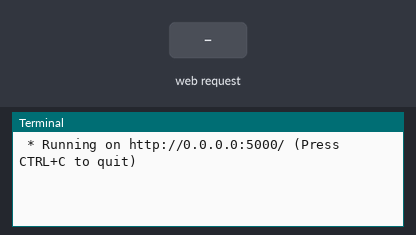
Bench run of a program on a simulated Raspberry Pi (BCM pin numbers). On the bench: the last lines printed to the terminal. The inputs (shaded band) are chosen by the test bench. Camera commands give no picture and take their timeout (5 s if none is given; 1 s for webcam tools); threads take turns every 2 ms; the clock reads 2024-03-15 10:24:30 at power-on unless the program sets it.

Above: at 1.2 s.
1.3 s: HTTP request for /download-latest-frame received
At 2.1 s:
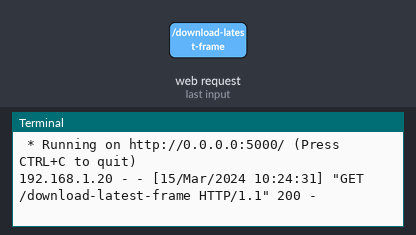
2.8 s: HTTP request for /start received
At 3.3 s:
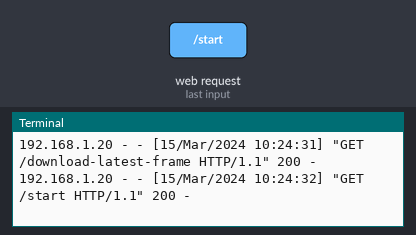
4.3 s: HTTP request for /stop received
At 5.5 s:
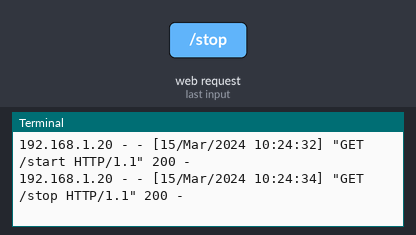
5.8 s: HTTP request for /save-frames/start received
At 8.0 s:
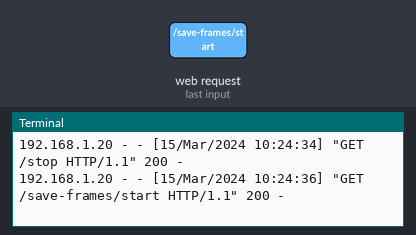
8.3 s: HTTP request for /save-frames/stop received
At 8.7 s:
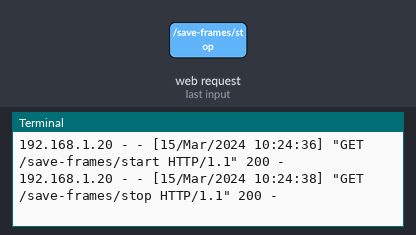
9.8 s: HTTP request for /download/1 received
At 11.2 s:
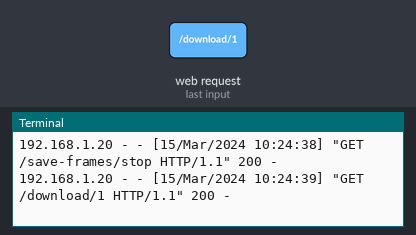

Measured:
- after the input at 1.3 s, the terminal: prints a new line at once (image 1)
- after the input at 2.8 s, the terminal: prints a new line at once (image 2)
- after the input at 4.3 s, the terminal: prints a new line at once (image 3)
- after the input at 5.8 s, the terminal: prints a new line after 1.0 s (image 4)
- after the input at 8.3 s, the terminal: prints a new line at once (image 5)
- after the input at 9.8 s, the terminal: prints a new line at once (image 6)

The program:

api.py
```python
import time
import subprocess
import threading
from flask import Flask, send_file, jsonify, render_template_string
from gpiozero import Button, LED
import glob
import os

app = Flask(__name__)

# Global variables
recording_process = None
frame_saving_process = None
is_recording = False
is_saving_frames = False
file_index = 1

# Paths for the video files in a rotating sequence (REC1.mp4 to REC4.mp4)
file_paths = [
    "/home/bogdan/REC1.mp4",
    "/home/bogdan/REC2.mp4",
    "/home/bogdan/REC3.mp4",
    "/home/bogdan/REC4.mp4"
]

frame_folder = "/home/bogdan/frames"  # Directory where frames are saved

# HTML template for the main interface
html_template = """
<!DOCTYPE html>
<html lang="en">
<head>
    <meta charset="UTF-8">
    <meta name="viewport" content="width=device-width, initial-scale=1.0">
    <title>Dashcam</title>
</head>
<body>
    <h1>Dashcam Control</h1>

    <!-- Redirect Buttons -->
    <button onclick="window.location.href='/start'">Start Recording</button>
    <button onclick="window.location.href='/stop'">Stop Recording</button>

    <hr>

    <!-- Frame Saving Buttons -->
    <button onclick="window.location.href='/save-frames/start'">Start Saving Frames</button>
    <button onclick="window.location.href='/save-frames/stop'">Stop Saving Frames</button>

    <hr>

    <!-- Download Buttons -->
    <h2>Download Videos</h2>
    <button onclick="window.location.href='/download/1'">Download 1</button>
    <button onclick="window.location.href='/download/2'">Download 2</button>
    <button onclick="window.location.href='/download/3'">Download 3</button>
    <button onclick="window.location.href='/download/4'">Download 4</button>

    <hr>

    <!-- Download and Reset Frames Button -->
    <h2>Download Most Recent Frame and Reset</h2>
    <button onclick="window.location.href='/download-latest-frame'">Download Latest Frame and Reset</button>
</body>
</html>
"""

# Function to start recording
def start_recording():
    global recording_process, is_recording, file_index

    current_path = file_paths[(file_index - 1) % 4]
    file_index = (file_index % 4) + 1  # Update index for the next file

    # Start ffmpeg process to record video
    recording_process = subprocess.Popen([
        'ffmpeg', '-y', '-f', 'v4l2', '-framerate', '30', '-video_size', '1280x720',
        '-i', '/dev/video0',
        '-c:v', 'libx264', '-preset', 'veryfast', '-r', '30', '-t', '00:20:00',
        '-movflags', 'faststart', current_path
    ])
    recording_process.wait()

# Function to start saving frames every 2 seconds
def start_saving_frames():
    global frame_saving_process, is_saving_frames

    if not is_saving_frames:
        is_saving_frames = True
        frame_saving_process = subprocess.Popen([
            'ffmpeg', '-y', '-f', 'v4l2', '-i', '/dev/video2',
            '-vf', 'fps=1/2', '-vsync', 'vfr', f'{frame_folder}/frame_%03d.png'
        ])
        return jsonify({"status": "Frame saving started"}), 200
    else:
        return jsonify({"status": "Frame saving is already active"}), 400

# Function to stop saving frames
def stop_saving_frames():
    global frame_saving_process, is_saving_frames

    if is_saving_frames:
        is_saving_frames = False
        frame_saving_process.terminate()
        frame_saving_process.wait()
        frame_saving_process = None
        return jsonify({"status": "Frame saving stopped"}), 200
    else:
        return jsonify({"status": "No active frame saving to stop"}), 400

# Route to download the most recent frame, delete all frames, and reset index
@app.route('/download-latest-frame', methods=['GET'])
def download_latest_frame():
    # Get the most recent frame file
    frames = glob.glob(f"{frame_folder}/frame_*.png")
    if not frames:
        return jsonify({"status": "No frames found"}), 404

    latest_frame = max(frames, key=os.path.getctime)

    # Send the latest frame as a download
    response = send_file(latest_frame, as_attachment=True)

    # Delete all frames in the folder
    for frame in frames:
        os.remove(frame)

    return response

@app.route('/start', methods=['GET'])
def start():
    global is_recording
    if is_recording:
        return jsonify({"status": "Recording already in progress"}), 400

    is_recording = True
    threading.Thread(target=start_recording).start()
    return jsonify({"status": "Recording started"}), 200

@app.route('/stop', methods=['GET'])
def stop():
    global recording_process, is_recording
    if not is_recording:
        return jsonify({"status": "No active recording to stop"}), 400

    is_recording = False
    if recording_process:
        recording_process.terminate()
        recording_process.wait()
        recording_process = None
    last_file_index = (file_index - 1) if file_index > 1 else 4
    last_file_name = f"REC{last_file_index}.mp4"
    return jsonify({"status": f"Recording stopped and saved as {last_file_name}"}), 200

@app.route('/save-frames/start', methods=['GET'])
def save_frames_start():
    return start_saving_frames()

@app.route('/save-frames/stop', methods=['GET'])
def save_frames_stop():
    return stop_saving_frames()

@app.route('/download/<length>', methods=['GET'])
def downloadFile(length):
    if(length == "1"):
        path = "/home/bogdan/REC1.mp4"
    elif(length == "2"):
        path = "/home/bogdan/REC2.mp4"
    elif(length == "3"):
        path = "/home/bogdan/REC3.mp4"
    else:
        path = "/home/bogdan/REC4.mp4"

    return send_file(path, as_attachment=True)

@app.route('/', methods=['GET'])
def index():
    return render_template_string(html_template)

if __name__ == '__main__':
    try:
        app.run(host='0.0.0.0', port=5000, debug=True)
    except Exception as e:
        print(f"Error running Flask app: {e}")
```
